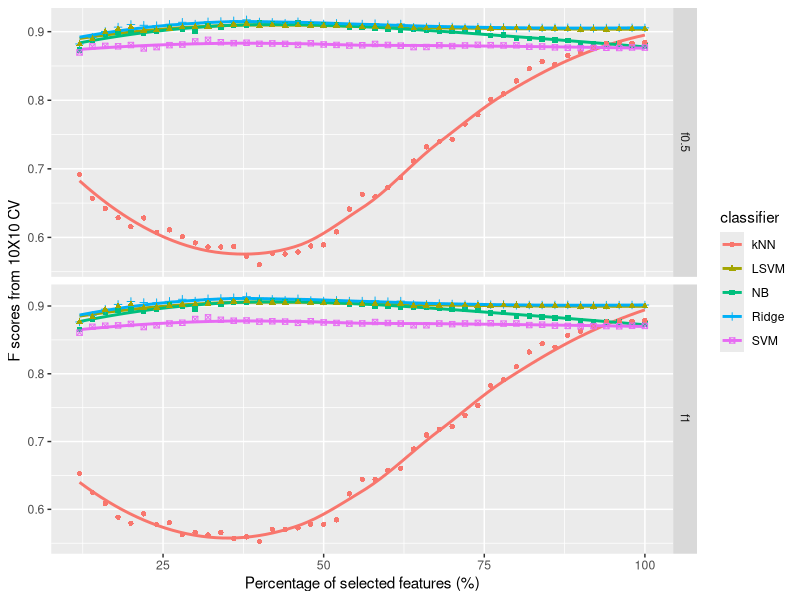

Write R code to recreate this figure.
setwd("D:/Study/Thesis/Experiments/Util/RPlots/class")
library("ggplot2")
featuresdata = read.csv("class_03_feature_selection_80.csv")
p <- ggplot(featuresdata, aes(x=features, y=value, group=classifier))+ labs(x = "Percentage of selected features (%)", y = "F scores from 10X10 CV" )
q <- p + stat_smooth(se = FALSE, aes(color=classifier)) + geom_point(aes(color=classifier, shape=classifier)) 
q + facet_grid(metrics ~ ., scale = "free_y")